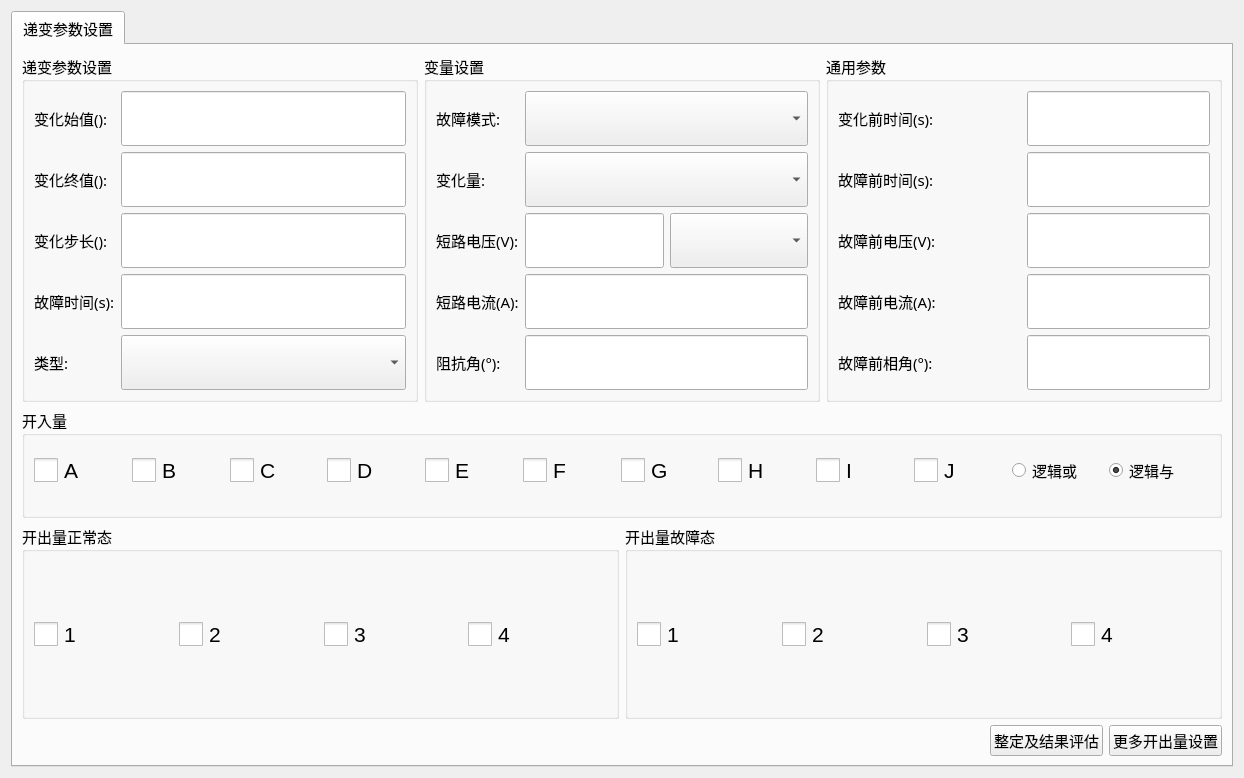
<?xml version="1.0" encoding="UTF-8"?>
<ui version="4.0">
 <class>QSttMacroParaEditViewFaultGradient</class>
 <widget class="QWidget" name="QSttMacroParaEditViewFaultGradient">
  <property name="geometry">
   <rect>
    <x>0</x>
    <y>0</y>
    <width>1244</width>
    <height>778</height>
   </rect>
  </property>
  <property name="font">
   <font>
    <family>Agency FB</family>
   </font>
  </property>
  <property name="windowTitle">
   <string>Form</string>
  </property>
  <layout class="QVBoxLayout" name="verticalLayout_2">
   <item>
    <widget class="QSttTabWidget" name="m_tabWidget">
     <property name="font">
      <font>
       <pointsize>11</pointsize>
      </font>
     </property>
     <property name="currentIndex">
      <number>0</number>
     </property>
     <widget class="QWidget" name="tab">
      <attribute name="title">
       <string>递变参数设置</string>
      </attribute>
      <layout class="QVBoxLayout" name="verticalLayout_3">
       <item>
        <layout class="QHBoxLayout" name="horizontalLayout_3" stretch="1,1,1">
         <item>
          <widget class="QGroupBox" name="m_gpChangeSet">
           <property name="sizePolicy">
            <sizepolicy hsizetype="Preferred" vsizetype="Preferred">
             <horstretch>0</horstretch>
             <verstretch>0</verstretch>
            </sizepolicy>
           </property>
           <property name="minimumSize">
            <size>
             <width>0</width>
             <height>250</height>
            </size>
           </property>
           <property name="title">
            <string>递变参数设置</string>
           </property>
           <layout class="QGridLayout" name="gridLayout">
            <item row="0" column="0">
             <widget class="QLabel" name="m_labInit">
              <property name="text">
               <string>变化始值():</string>
              </property>
             </widget>
            </item>
            <item row="0" column="1">
             <widget class="QSttLineEdit" name="m_editInit">
              <property name="sizePolicy">
               <sizepolicy hsizetype="Expanding" vsizetype="Preferred">
                <horstretch>0</horstretch>
                <verstretch>0</verstretch>
               </sizepolicy>
              </property>
              <property name="minimumSize">
               <size>
                <width>0</width>
                <height>0</height>
               </size>
              </property>
             </widget>
            </item>
            <item row="1" column="0">
             <widget class="QLabel" name="m_labFinish">
              <property name="text">
               <string>变化终值():</string>
              </property>
             </widget>
            </item>
            <item row="1" column="1">
             <widget class="QSttLineEdit" name="m_editFinish">
              <property name="sizePolicy">
               <sizepolicy hsizetype="Expanding" vsizetype="Preferred">
                <horstretch>0</horstretch>
                <verstretch>0</verstretch>
               </sizepolicy>
              </property>
              <property name="minimumSize">
               <size>
                <width>0</width>
                <height>0</height>
               </size>
              </property>
             </widget>
            </item>
            <item row="2" column="0">
             <widget class="QLabel" name="m_labStep">
              <property name="text">
               <string>变化步长():</string>
              </property>
             </widget>
            </item>
            <item row="2" column="1">
             <widget class="QSttLineEdit" name="m_editStep">
              <property name="sizePolicy">
               <sizepolicy hsizetype="Expanding" vsizetype="Preferred">
                <horstretch>0</horstretch>
                <verstretch>0</verstretch>
               </sizepolicy>
              </property>
              <property name="minimumSize">
               <size>
                <width>0</width>
                <height>0</height>
               </size>
              </property>
             </widget>
            </item>
            <item row="3" column="0">
             <widget class="QLabel" name="m_labTime">
              <property name="text">
               <string>故障时间(s):</string>
              </property>
             </widget>
            </item>
            <item row="3" column="1">
             <widget class="QSttLineEdit" name="m_editFaultTime">
              <property name="sizePolicy">
               <sizepolicy hsizetype="Expanding" vsizetype="Preferred">
                <horstretch>0</horstretch>
                <verstretch>0</verstretch>
               </sizepolicy>
              </property>
              <property name="minimumSize">
               <size>
                <width>0</width>
                <height>0</height>
               </size>
              </property>
             </widget>
            </item>
            <item row="4" column="0">
             <widget class="QLabel" name="m_labType">
              <property name="text">
               <string>类型:</string>
              </property>
             </widget>
            </item>
            <item row="4" column="1">
             <widget class="QScrollComboBox" name="m_cbbType">
              <property name="sizePolicy">
               <sizepolicy hsizetype="Preferred" vsizetype="Preferred">
                <horstretch>0</horstretch>
                <verstretch>0</verstretch>
               </sizepolicy>
              </property>
              <property name="minimumSize">
               <size>
                <width>0</width>
                <height>0</height>
               </size>
              </property>
              <property name="maximumSize">
               <size>
                <width>16777215</width>
                <height>16777215</height>
               </size>
              </property>
             </widget>
            </item>
           </layout>
           <zorder>m_labInit</zorder>
           <zorder>m_editInit</zorder>
           <zorder>m_editFinish</zorder>
           <zorder>m_labFinish</zorder>
           <zorder>m_labStep</zorder>
           <zorder>m_editStep</zorder>
           <zorder>m_labTime</zorder>
           <zorder>m_editFaultTime</zorder>
           <zorder>m_cbbType</zorder>
           <zorder>m_labType</zorder>
          </widget>
         </item>
         <item>
          <widget class="QGroupBox" name="m_gpVarSet">
           <property name="sizePolicy">
            <sizepolicy hsizetype="Preferred" vsizetype="Preferred">
             <horstretch>0</horstretch>
             <verstretch>0</verstretch>
            </sizepolicy>
           </property>
           <property name="minimumSize">
            <size>
             <width>0</width>
             <height>250</height>
            </size>
           </property>
           <property name="title">
            <string>变量设置</string>
           </property>
           <layout class="QGridLayout" name="gridLayout_2">
            <item row="0" column="0">
             <widget class="QLabel" name="m_labVar">
              <property name="text">
               <string>故障模式:</string>
              </property>
             </widget>
            </item>
            <item row="0" column="1">
             <widget class="QScrollComboBox" name="m_cbbFaultMode">
              <property name="sizePolicy">
               <sizepolicy hsizetype="Preferred" vsizetype="Preferred">
                <horstretch>0</horstretch>
                <verstretch>0</verstretch>
               </sizepolicy>
              </property>
              <property name="minimumSize">
               <size>
                <width>0</width>
                <height>0</height>
               </size>
              </property>
              <property name="maxVisibleItems">
               <number>5</number>
              </property>
             </widget>
            </item>
            <item row="1" column="0">
             <widget class="QLabel" name="m_labVar_2">
              <property name="text">
               <string>变化量:</string>
              </property>
             </widget>
            </item>
            <item row="1" column="1">
             <widget class="QScrollComboBox" name="m_cbbChangeVaule">
              <property name="sizePolicy">
               <sizepolicy hsizetype="Preferred" vsizetype="Preferred">
                <horstretch>0</horstretch>
                <verstretch>0</verstretch>
               </sizepolicy>
              </property>
              <property name="minimumSize">
               <size>
                <width>0</width>
                <height>0</height>
               </size>
              </property>
              <property name="font">
               <font>
                <pointsize>20</pointsize>
               </font>
              </property>
             </widget>
            </item>
            <item row="2" column="0">
             <widget class="QLabel" name="m_labShortVm">
              <property name="text">
               <string>短路电压(V):</string>
              </property>
             </widget>
            </item>
            <item row="2" column="1">
             <layout class="QHBoxLayout" name="horizontalLayout" stretch="1,1">
              <item>
               <widget class="QSttLineEdit" name="m_editShortVm">
                <property name="sizePolicy">
                 <sizepolicy hsizetype="Preferred" vsizetype="Preferred">
                  <horstretch>0</horstretch>
                  <verstretch>0</verstretch>
                 </sizepolicy>
                </property>
                <property name="minimumSize">
                 <size>
                  <width>0</width>
                  <height>0</height>
                 </size>
                </property>
               </widget>
              </item>
              <item>
               <widget class="QScrollComboBox" name="m_cbbShortVm">
                <property name="sizePolicy">
                 <sizepolicy hsizetype="Preferred" vsizetype="Preferred">
                  <horstretch>0</horstretch>
                  <verstretch>0</verstretch>
                 </sizepolicy>
                </property>
                <property name="minimumSize">
                 <size>
                  <width>0</width>
                  <height>0</height>
                 </size>
                </property>
               </widget>
              </item>
             </layout>
            </item>
            <item row="3" column="0">
             <widget class="QLabel" name="m_labDirection">
              <property name="text">
               <string>短路电流(A):</string>
              </property>
             </widget>
            </item>
            <item row="3" column="1">
             <widget class="QSttLineEdit" name="m_editShortVa">
              <property name="sizePolicy">
               <sizepolicy hsizetype="Expanding" vsizetype="Preferred">
                <horstretch>0</horstretch>
                <verstretch>0</verstretch>
               </sizepolicy>
              </property>
              <property name="minimumSize">
               <size>
                <width>0</width>
                <height>0</height>
               </size>
              </property>
             </widget>
            </item>
            <item row="4" column="0">
             <widget class="QLabel" name="m_labDirection_2">
              <property name="text">
               <string>阻抗角(°):</string>
              </property>
             </widget>
            </item>
            <item row="4" column="1">
             <widget class="QSttLineEdit" name="m_editAngle">
              <property name="sizePolicy">
               <sizepolicy hsizetype="Expanding" vsizetype="Preferred">
                <horstretch>0</horstretch>
                <verstretch>0</verstretch>
               </sizepolicy>
              </property>
              <property name="minimumSize">
               <size>
                <width>0</width>
                <height>0</height>
               </size>
              </property>
             </widget>
            </item>
           </layout>
          </widget>
         </item>
         <item>
          <widget class="QGroupBox" name="m_gpMannual">
           <property name="minimumSize">
            <size>
             <width>0</width>
             <height>250</height>
            </size>
           </property>
           <property name="title">
            <string>通用参数</string>
           </property>
           <layout class="QGridLayout" name="gridLayout_3">
            <item row="0" column="0">
             <widget class="QLabel" name="m_labTimeBeforeChange">
              <property name="text">
               <string>变化前时间(s):</string>
              </property>
             </widget>
            </item>
            <item row="0" column="1">
             <widget class="QSttLineEdit" name="m_editTimeBeforeChange">
              <property name="sizePolicy">
               <sizepolicy hsizetype="Preferred" vsizetype="Preferred">
                <horstretch>0</horstretch>
                <verstretch>0</verstretch>
               </sizepolicy>
              </property>
             </widget>
            </item>
            <item row="1" column="0">
             <widget class="QLabel" name="m_labTimeBeforeFail">
              <property name="text">
               <string>故障前时间(s):</string>
              </property>
             </widget>
            </item>
            <item row="1" column="1">
             <widget class="QSttLineEdit" name="m_editTimeBeforeFail">
              <property name="sizePolicy">
               <sizepolicy hsizetype="Preferred" vsizetype="Preferred">
                <horstretch>0</horstretch>
                <verstretch>0</verstretch>
               </sizepolicy>
              </property>
             </widget>
            </item>
            <item row="2" column="0">
             <widget class="QLabel" name="m_labTimeBeforeChange_2">
              <property name="text">
               <string>故障前电压(V):</string>
              </property>
             </widget>
            </item>
            <item row="2" column="1">
             <widget class="QSttLineEdit" name="m_editFaultBeforeVm">
              <property name="sizePolicy">
               <sizepolicy hsizetype="Preferred" vsizetype="Preferred">
                <horstretch>0</horstretch>
                <verstretch>0</verstretch>
               </sizepolicy>
              </property>
             </widget>
            </item>
            <item row="3" column="0">
             <widget class="QLabel" name="m_labTimeBeforeFail_2">
              <property name="text">
               <string>故障前电流(A):</string>
              </property>
             </widget>
            </item>
            <item row="3" column="1">
             <widget class="QSttLineEdit" name="m_editFaultBeforeVa">
              <property name="sizePolicy">
               <sizepolicy hsizetype="Preferred" vsizetype="Preferred">
                <horstretch>0</horstretch>
                <verstretch>0</verstretch>
               </sizepolicy>
              </property>
             </widget>
            </item>
            <item row="4" column="0">
             <widget class="QLabel" name="m_labTimeBeforeFail_3">
              <property name="text">
               <string>故障前相角(°):</string>
              </property>
             </widget>
            </item>
            <item row="4" column="1">
             <widget class="QSttLineEdit" name="m_editFaultBeforeAngle">
              <property name="sizePolicy">
               <sizepolicy hsizetype="Preferred" vsizetype="Preferred">
                <horstretch>0</horstretch>
                <verstretch>0</verstretch>
               </sizepolicy>
              </property>
             </widget>
            </item>
           </layout>
          </widget>
         </item>
        </layout>
       </item>
       <item>
        <layout class="QVBoxLayout" name="verticalLayout">
         <item>
          <widget class="QGroupBox" name="m_gpBin">
           <property name="minimumSize">
            <size>
             <width>0</width>
             <height>110</height>
            </size>
           </property>
           <property name="maximumSize">
            <size>
             <width>16777215</width>
             <height>110</height>
            </size>
           </property>
           <property name="title">
            <string>开入量</string>
           </property>
           <layout class="QHBoxLayout" name="horizontalLayout_4">
            <item>
             <layout class="QGridLayout" name="gridLayout_4">
              <property name="rightMargin">
               <number>9</number>
              </property>
              <property name="bottomMargin">
               <number>9</number>
              </property>
              <item row="0" column="3">
               <widget class="QSttCheckBox" name="m_cbBinD3">
                <property name="font">
                 <font>
                  <pointsize>16</pointsize>
                 </font>
                </property>
                <property name="styleSheet">
                 <string notr="true">QCheckBox::indicator {  
width: 24px;  height: 24px;
}</string>
                </property>
                <property name="text">
                 <string>D</string>
                </property>
                <attribute name="buttonGroup">
                 <string notr="true">btnGrpBin</string>
                </attribute>
               </widget>
              </item>
              <item row="0" column="8">
               <widget class="QSttCheckBox" name="m_cbBinI8">
                <property name="font">
                 <font>
                  <pointsize>16</pointsize>
                 </font>
                </property>
                <property name="styleSheet">
                 <string notr="true">QCheckBox::indicator {  
width: 24px;  height: 24px;
}</string>
                </property>
                <property name="text">
                 <string>I</string>
                </property>
                <attribute name="buttonGroup">
                 <string notr="true">btnGrpBin</string>
                </attribute>
               </widget>
              </item>
              <item row="0" column="9">
               <widget class="QSttCheckBox" name="m_cbBinJ9">
                <property name="font">
                 <font>
                  <pointsize>16</pointsize>
                 </font>
                </property>
                <property name="styleSheet">
                 <string notr="true">QCheckBox::indicator {  
width: 24px;  height: 24px;
}</string>
                </property>
                <property name="text">
                 <string>J</string>
                </property>
                <attribute name="buttonGroup">
                 <string notr="true">btnGrpBin</string>
                </attribute>
               </widget>
              </item>
              <item row="0" column="10">
               <widget class="QRadioButton" name="m_rbOr">
                <property name="text">
                 <string>逻辑或</string>
                </property>
               </widget>
              </item>
              <item row="0" column="1">
               <widget class="QSttCheckBox" name="m_cbBinB1">
                <property name="font">
                 <font>
                  <pointsize>16</pointsize>
                 </font>
                </property>
                <property name="styleSheet">
                 <string notr="true">QCheckBox::indicator {  
width: 24px;  height: 24px;
}</string>
                </property>
                <property name="text">
                 <string>B</string>
                </property>
                <attribute name="buttonGroup">
                 <string notr="true">btnGrpBin</string>
                </attribute>
               </widget>
              </item>
              <item row="0" column="5">
               <widget class="QSttCheckBox" name="m_cbBinF5">
                <property name="font">
                 <font>
                  <pointsize>16</pointsize>
                 </font>
                </property>
                <property name="styleSheet">
                 <string notr="true">QCheckBox::indicator {  
width: 24px;  height: 24px;
}</string>
                </property>
                <property name="text">
                 <string>F</string>
                </property>
                <attribute name="buttonGroup">
                 <string notr="true">btnGrpBin</string>
                </attribute>
               </widget>
              </item>
              <item row="0" column="0">
               <widget class="QSttCheckBox" name="m_cbBinA0">
                <property name="font">
                 <font>
                  <pointsize>16</pointsize>
                 </font>
                </property>
                <property name="styleSheet">
                 <string notr="true">QCheckBox::indicator {  
width: 24px;  height: 24px;
}</string>
                </property>
                <property name="text">
                 <string>A</string>
                </property>
                <attribute name="buttonGroup">
                 <string notr="true">btnGrpBin</string>
                </attribute>
               </widget>
              </item>
              <item row="0" column="2">
               <widget class="QSttCheckBox" name="m_cbBinC2">
                <property name="font">
                 <font>
                  <pointsize>16</pointsize>
                 </font>
                </property>
                <property name="styleSheet">
                 <string notr="true">QCheckBox::indicator {  
width: 24px;  height: 24px;
}</string>
                </property>
                <property name="text">
                 <string>C</string>
                </property>
                <attribute name="buttonGroup">
                 <string notr="true">btnGrpBin</string>
                </attribute>
               </widget>
              </item>
              <item row="0" column="6">
               <widget class="QSttCheckBox" name="m_cbBinG6">
                <property name="font">
                 <font>
                  <pointsize>16</pointsize>
                 </font>
                </property>
                <property name="styleSheet">
                 <string notr="true">QCheckBox::indicator {  
width: 24px;  height: 24px;
}</string>
                </property>
                <property name="text">
                 <string>G</string>
                </property>
                <attribute name="buttonGroup">
                 <string notr="true">btnGrpBin</string>
                </attribute>
               </widget>
              </item>
              <item row="0" column="7">
               <widget class="QSttCheckBox" name="m_cbBinH7">
                <property name="font">
                 <font>
                  <pointsize>16</pointsize>
                 </font>
                </property>
                <property name="styleSheet">
                 <string notr="true">QCheckBox::indicator {  
width: 24px;  height: 24px;
}</string>
                </property>
                <property name="text">
                 <string>H</string>
                </property>
                <attribute name="buttonGroup">
                 <string notr="true">btnGrpBin</string>
                </attribute>
               </widget>
              </item>
              <item row="0" column="4">
               <widget class="QSttCheckBox" name="m_cbBinE4">
                <property name="font">
                 <font>
                  <pointsize>16</pointsize>
                 </font>
                </property>
                <property name="styleSheet">
                 <string notr="true">QCheckBox::indicator {  
width: 24px;  height: 24px;
}</string>
                </property>
                <property name="text">
                 <string>E</string>
                </property>
                <attribute name="buttonGroup">
                 <string notr="true">btnGrpBin</string>
                </attribute>
               </widget>
              </item>
              <item row="0" column="11">
               <widget class="QRadioButton" name="m_rbAnd">
                <property name="text">
                 <string>逻辑与</string>
                </property>
                <property name="checked">
                 <bool>true</bool>
                </property>
               </widget>
              </item>
             </layout>
            </item>
           </layout>
          </widget>
         </item>
         <item>
          <layout class="QHBoxLayout" name="horizontalLayout_5">
           <item>
            <widget class="QGroupBox" name="m_gpBoutNormal">
             <property name="title">
              <string>开出量正常态</string>
             </property>
             <layout class="QGridLayout" name="gridLayout_10">
              <item row="0" column="0">
               <layout class="QGridLayout" name="gridLayout_5">
                <item row="0" column="3">
                 <widget class="QSttCheckBox" name="m_cbBOut3">
                  <property name="font">
                   <font>
                    <pointsize>16</pointsize>
                   </font>
                  </property>
                  <property name="styleSheet">
                   <string notr="true">QCheckBox::indicator {  
width: 24px;  height: 24px;
}</string>
                  </property>
                  <property name="text">
                   <string>4</string>
                  </property>
                  <attribute name="buttonGroup">
                   <string notr="true">btnGrpOutNormalError</string>
                  </attribute>
                 </widget>
                </item>
                <item row="0" column="0">
                 <widget class="QSttCheckBox" name="m_cbBOut0">
                  <property name="font">
                   <font>
                    <pointsize>16</pointsize>
                   </font>
                  </property>
                  <property name="styleSheet">
                   <string notr="true">QCheckBox::indicator {  
width: 24px;  height: 24px;
}</string>
                  </property>
                  <property name="text">
                   <string>1</string>
                  </property>
                  <attribute name="buttonGroup">
                   <string notr="true">btnGrpOutNormalError</string>
                  </attribute>
                 </widget>
                </item>
                <item row="0" column="2">
                 <widget class="QSttCheckBox" name="m_cbBOut2">
                  <property name="font">
                   <font>
                    <pointsize>16</pointsize>
                   </font>
                  </property>
                  <property name="styleSheet">
                   <string notr="true">QCheckBox::indicator {  
width: 24px;  height: 24px;
}</string>
                  </property>
                  <property name="text">
                   <string>3</string>
                  </property>
                  <attribute name="buttonGroup">
                   <string notr="true">btnGrpOutNormalError</string>
                  </attribute>
                 </widget>
                </item>
                <item row="0" column="1">
                 <widget class="QSttCheckBox" name="m_cbBOut1">
                  <property name="font">
                   <font>
                    <pointsize>16</pointsize>
                   </font>
                  </property>
                  <property name="styleSheet">
                   <string notr="true">QCheckBox::indicator {  
width: 24px;  height: 24px;
}</string>
                  </property>
                  <property name="text">
                   <string>2</string>
                  </property>
                  <attribute name="buttonGroup">
                   <string notr="true">btnGrpOutNormalError</string>
                  </attribute>
                 </widget>
                </item>
               </layout>
              </item>
             </layout>
            </widget>
           </item>
           <item>
            <widget class="QGroupBox" name="m_gpBoutError">
             <property name="title">
              <string>开出量故障态</string>
             </property>
             <layout class="QGridLayout" name="gridLayout_9">
              <item row="0" column="0">
               <layout class="QGridLayout" name="gridLayout_7">
                <item row="0" column="1">
                 <widget class="QSttCheckBox" name="m_cbBOut2_E5">
                  <property name="font">
                   <font>
                    <pointsize>16</pointsize>
                   </font>
                  </property>
                  <property name="styleSheet">
                   <string notr="true">QCheckBox::indicator {  
width: 24px;  height: 24px;
}</string>
                  </property>
                  <property name="text">
                   <string>2</string>
                  </property>
                  <attribute name="buttonGroup">
                   <string notr="true">btnGrpOutNormalError</string>
                  </attribute>
                 </widget>
                </item>
                <item row="0" column="3">
                 <widget class="QSttCheckBox" name="m_cbBOut4_E7">
                  <property name="font">
                   <font>
                    <pointsize>16</pointsize>
                   </font>
                  </property>
                  <property name="styleSheet">
                   <string notr="true">QCheckBox::indicator {  
width: 24px;  height: 24px;
}</string>
                  </property>
                  <property name="text">
                   <string>4</string>
                  </property>
                  <attribute name="buttonGroup">
                   <string notr="true">btnGrpOutNormalError</string>
                  </attribute>
                 </widget>
                </item>
                <item row="0" column="0">
                 <widget class="QSttCheckBox" name="m_cbBOut1_E4">
                  <property name="font">
                   <font>
                    <pointsize>16</pointsize>
                   </font>
                  </property>
                  <property name="styleSheet">
                   <string notr="true">QCheckBox::indicator {  
width: 24px;  height: 24px;
}</string>
                  </property>
                  <property name="text">
                   <string>1</string>
                  </property>
                  <attribute name="buttonGroup">
                   <string notr="true">btnGrpOutNormalError</string>
                  </attribute>
                 </widget>
                </item>
                <item row="0" column="2">
                 <widget class="QSttCheckBox" name="m_cbBOut3_E6">
                  <property name="font">
                   <font>
                    <pointsize>16</pointsize>
                   </font>
                  </property>
                  <property name="styleSheet">
                   <string notr="true">QCheckBox::indicator {  
width: 24px;  height: 24px;
}</string>
                  </property>
                  <property name="text">
                   <string>3</string>
                  </property>
                  <attribute name="buttonGroup">
                   <string notr="true">btnGrpOutNormalError</string>
                  </attribute>
                 </widget>
                </item>
               </layout>
              </item>
             </layout>
            </widget>
           </item>
          </layout>
         </item>
         <item>
          <layout class="QHBoxLayout" name="horizontalLayout_2">
           <item>
            <spacer name="horizontalSpacer">
             <property name="orientation">
              <enum>Qt::Horizontal</enum>
             </property>
             <property name="sizeHint" stdset="0">
              <size>
               <width>40</width>
               <height>20</height>
              </size>
             </property>
            </spacer>
           </item>
           <item>
            <widget class="QPushButton" name="m_btnEstimate">
             <property name="text">
              <string>整定及结果评估</string>
             </property>
            </widget>
           </item>
           <item>
            <widget class="QPushButton" name="m_btnMoreOut">
             <property name="text">
              <string>更多开出量设置</string>
             </property>
            </widget>
           </item>
          </layout>
         </item>
        </layout>
       </item>
      </layout>
     </widget>
    </widget>
   </item>
  </layout>
 </widget>
 <customwidgets>
  <customwidget>
   <class>QSttCheckBox</class>
   <extends>QCheckBox</extends>
   <header>../Module/UI/Controls/SttCheckBox.h</header>
  </customwidget>
  <customwidget>
   <class>QSttLineEdit</class>
   <extends>QLineEdit</extends>
   <header location="global">../Module/UI/Controls/SttLineEdit.h</header>
  </customwidget>
  <customwidget>
   <class>QScrollComboBox</class>
   <extends>QComboBox</extends>
   <header>../Module/UI/Module/ScrollCtrl/ScrollComboBox.h</header>
   <slots>
    <slot>on_FaultMode_currentIndexChanged(int)</slot>
   </slots>
  </customwidget>
  <customwidget>
   <class>QSttTabWidget</class>
   <extends>QTabWidget</extends>
   <header>../Module/UI/Controls/SttTabWidget.h</header>
   <container>1</container>
  </customwidget>
 </customwidgets>
 <resources/>
 <connections/>
 <buttongroups>
  <buttongroup name="btnGrpBin">
   <property name="exclusive">
    <bool>false</bool>
   </property>
  </buttongroup>
  <buttongroup name="btnGrpOutNormalError">
   <property name="exclusive">
    <bool>false</bool>
   </property>
  </buttongroup>
 </buttongroups>
</ui>
